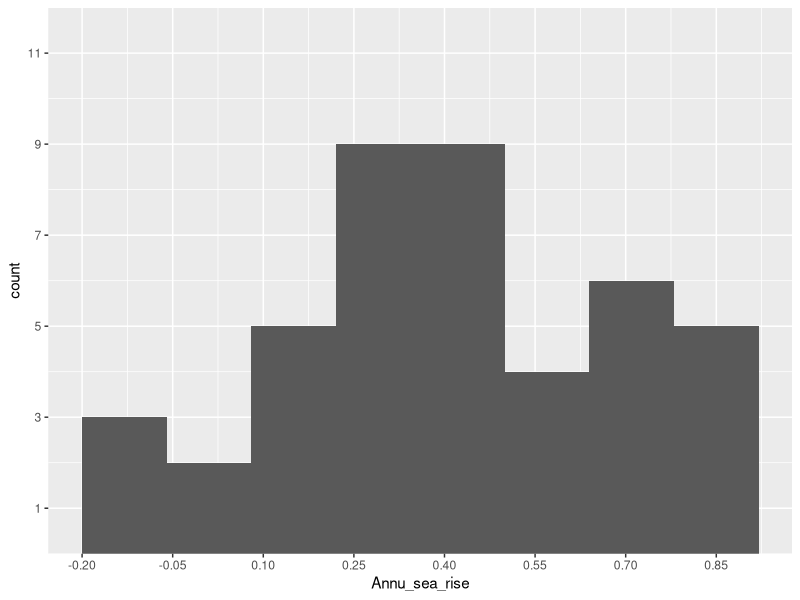
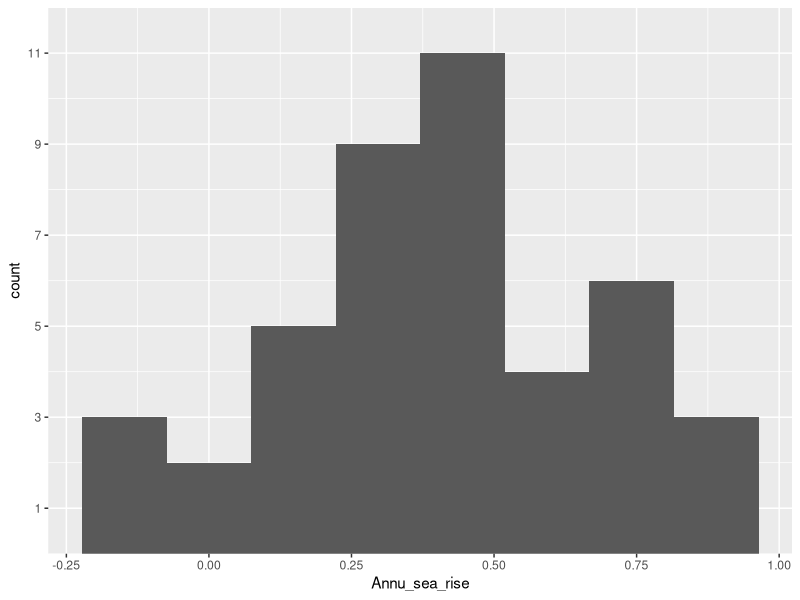
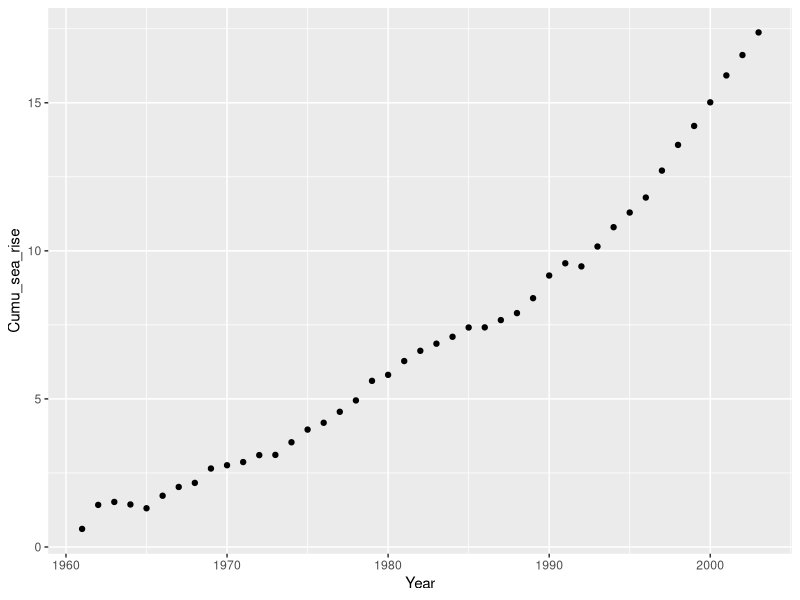
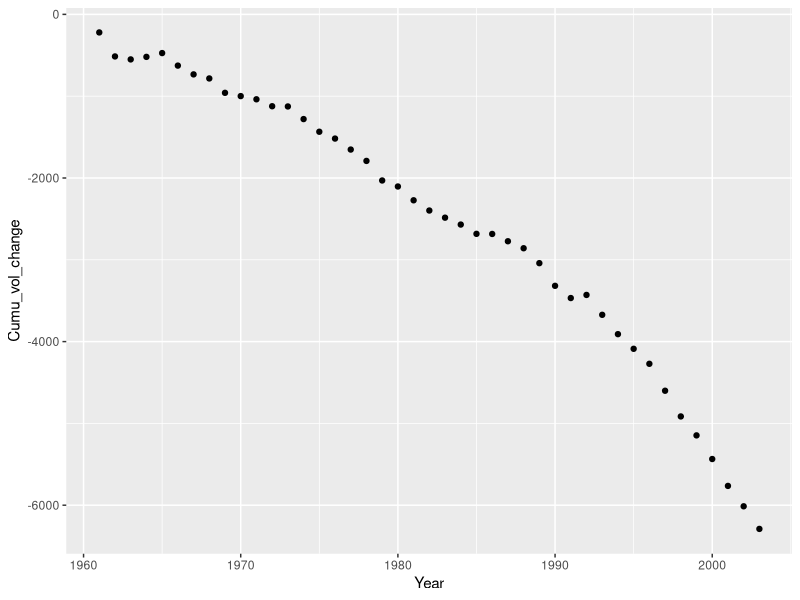
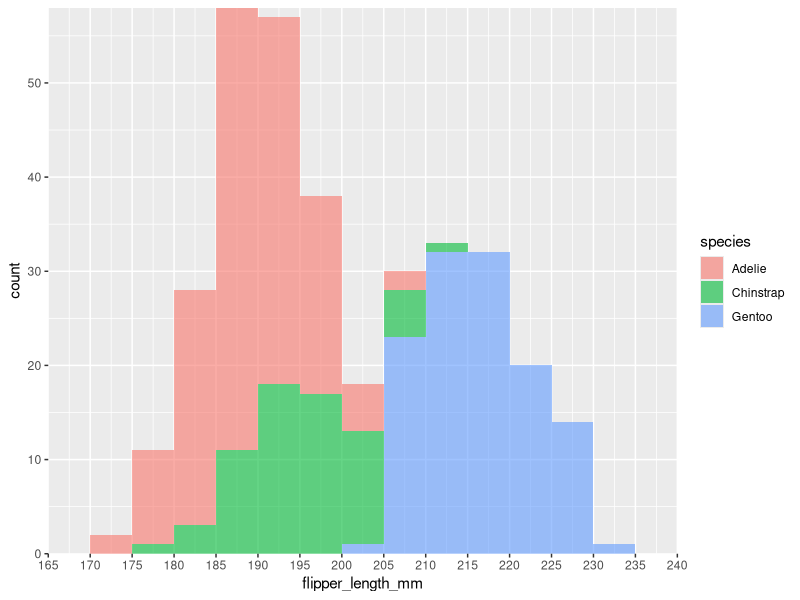

Reproduce these figures in R, in order.
## ---- chunk 1
library(tidyverse)
library(here)
library(palmerpenguins)
ice <- read_csv(here::here("data", "glacial_volume_loss_copy.csv"))
## ---- chunk 2
ggplot(ice, aes(x = Annu_sea_rise)) +
  geom_histogram(binwidth = 0.14, breaks = seq(from = -0.2, to = 1, by = 0.14)) +
  scale_y_continuous(expand = c(0, 0), limits = c(0, 12), breaks = seq(from = -1, to = 11, by = 2)) +
  scale_x_continuous(breaks = seq(from = -0.2, to = 1, by = 0.15))

ggplot(ice, aes(x = Annu_sea_rise)) +
  geom_histogram(bins = 8) +
  scale_y_continuous(expand = c(0, 0), limits = c(0, 12), breaks = seq(from = -1, to = 11, by = 2)) 

ggplot(ice, aes(x = Year, y = Cumu_sea_rise)) +
  geom_point()

ggplot(ice, aes(x = Year, y = Cumu_vol_change)) +
  geom_point()

penguins %>% 
  group_by(species) %>% 
  count()
 
ggplot(penguins, aes(x = flipper_length_mm)) +
  geom_histogram(breaks = seq(from = 165, to = 240, by = 5), aes(fill = species), alpha = 0.6) +
  scale_x_continuous(breaks = seq(from = 165, to = 240, by = 5), expand = c(0, 0)) +
  scale_y_continuous(expand = c(0, 0))
